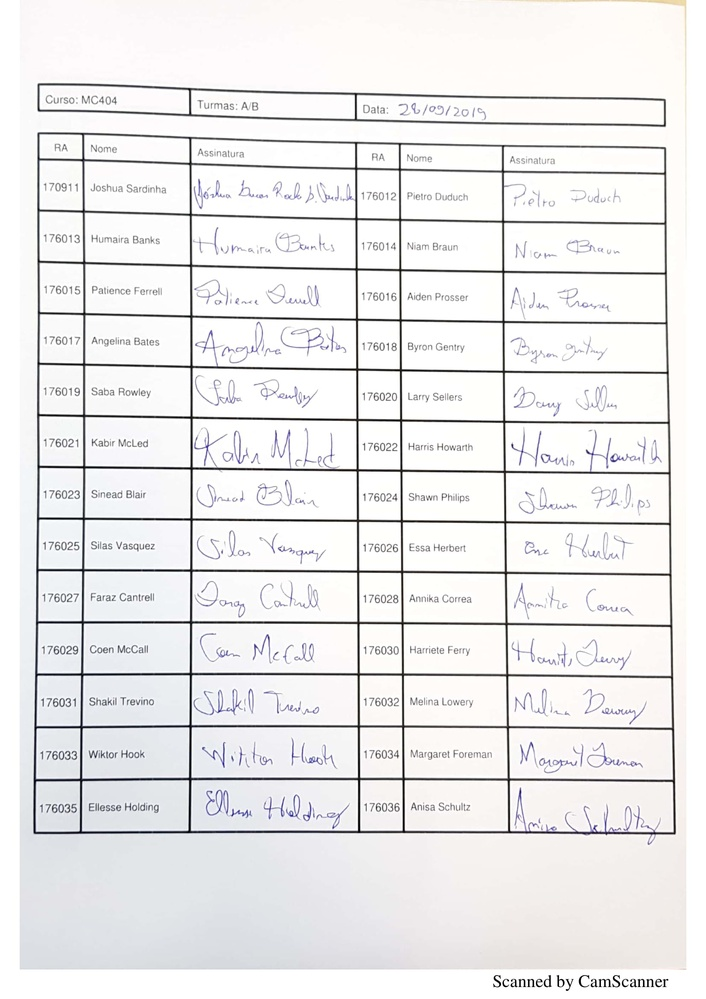
#> input picture bin/Sample1.jpg, 706 x 999 px, shrunk from 1653 x 2339 before the run
$ python -i extract_table_cells.py   (imports and definitions only)
#> lines starting #> are read from the running program, lines starting #| are printed output that depends on the picture; after the words box and inside, x2 and y2 are one past the last pixel; in counts of white or black regions, pixels touching at a corner belong together
#!/usr/bin/env python3
# ---------------------------------------------------------------------------- #
#
#  Copyright (c) 2019 Edson Borin <edson@ic.unicamp.br>
#
#  This file is part of the signing-sheets-tools toolset.
#
#  The signing-sheets-tools toolset is free software: you can redistribute
#  it and/or modify it under the terms of the GNU General Public
#  License 3, as published by the Free Software Foundation.
#
#  The signing-sheets-tools toolset is distributed in the hope that
#  it will be useful, but WITHOUT ANY WARRANTY; without even the
#  implied warranty of MERCHANTABILITY or FITNESS FOR A PARTICULAR
#  PURPOSE.  See the GNU General Public License for more details.
#
#  You should have received a copy of the GNU General Public License
#  along with the signing-sheets-tools toolset.
#  If not, see <https://www.gnu.org/licenses/>.
#
# ---------------------------------------------------------------------------- #

import argparse
import cv2
import os
import numpy as np

def extract(image, boxedImage=False, boxesTemplate=None, outputDir="./cells/", minWidth=15, maxWidth=1000, minHeight=15,
    maxHeight=1000, widenFactor=0, norm1=False):

        #Check output dir
#> called with image = 'Sample1.jpg', boxedImage = False, outputDir = './cells/', minWidth = 15, maxWidth = 1000, minHeight = 15, maxHeight = 1000, widenFactor = 0
        output_dir = outputDir
        if output_dir[-1] != "/": output_dir += "/"
        if not os.path.exists(output_dir):
                print("Output dir \""+output_dir+"\"does not exist. Creating it.")
                try:
                        os.mkdir(output_dir)
                except:
                        print("Error when trying to create output dir \""+output_dir+"\". Giving up.")
                        exit(1)

        print("Loading image from file ", image)
        img = cv2.imread(image)
#> img is the input picture: shape (999, 706, 3); mean B, G, R 235.5, 235.2, 235.9

        if norm1:
                print("Normalizing image...")
                img = normalize_img(img)
                cv2.imwrite("NormalizedTable.jpg", img)

        print("Extracting table cells...")
        cells = extract_table_cells(img,boxesTemplate)

        print("Filtering out cells, grouping them by row, and sorting from left to right...")
        non_small_cells = filter_out_cells(cells, int(minWidth), int(minHeight), \
                                           int(maxWidth), int(maxHeight), \
                                           int(widenFactor))

        if boxedImage:
                print("Generating boxed image. File:", boxedImage)
                boxed_img = img.copy()
                for x,y,w,h in non_small_cells:
                        cv2.rectangle(boxed_img, (x,y), (x+w,y+h), (255,0,0), 2)
                        cv2.line(boxed_img, (x,y), (x+w,y+h), (0,0,255), 2)
                        cv2.line(boxed_img, (x,y+h), (x+w,y), (0,0,255), 2)
                cv2.imwrite(boxedImage, boxed_img)

        print("Group cells by row and sort by column order...")
        sorted_cells = group_by_row_and_sort_by_column(non_small_cells)

        print("Extracting cell images and output do directory:"+outputDir)
        image_basename=image.replace('/','_')
        row = 0
        stats = {} # Map number of cols => Number of rows
        for k, l in sorted_cells.items():
                row += 1
                col = 0
                for x,y,w,h in l:
                        col += 1
                        new_img = img[y:y+h, x:x+w]
                        new_img = removeMargins(new_img)
                        generate_img(row,col,new_img,output_dir,image_basename)
                if col in stats: stats[col] += 1
                else: stats[col] = 1
                if col != 6: print("Warning: row",row,"has",col,"columns")
        print("Stats")
        for k, v in stats.items():
                print(v,"row(s) with",k,"column(s).")

# [9 lines left out: function str2bool, not called in this run]

def extract_table_cells(img,boxes_template_fn):
        # Thresholding the image
        (thresh, img_bin) = cv2.threshold(img, 128, 255,cv2.THRESH_BINARY, cv2.THRESH_OTSU)
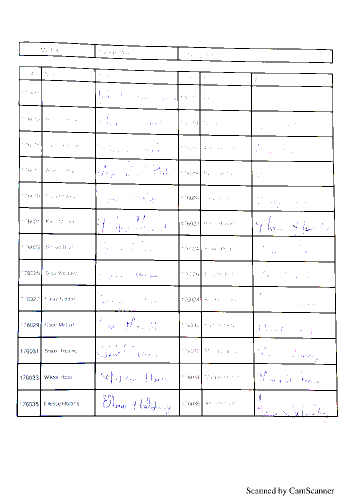
#> img_bin: shape (999, 706, 3) (shown at 1/2 size); mean B, G, R 244, 243.6, 243.7
#> thresh = 128
        # Invert the image
        img_bin = 255-img_bin

        # Defining a kernel length
        hori_kernel_length = np.array(img).shape[1]//100
        vert_kernel_length = np.array(img).shape[0]//100
        print("image shape =", np.array(img).shape)
#| image shape = (999, 706, 3)
        print("Hori kernel length = {}, Vert kernel length = {}".format(hori_kernel_length, vert_kernel_length))
#| Hori kernel length = 7, Vert kernel length = 9
        # A verticle kernel of (1 X kernel_length), which will detect all the verticle lines from the image.
        verticle_kernel = cv2.getStructuringElement(cv2.MORPH_RECT, (1, vert_kernel_length))
        # A horizontal kernel of (kernel_length X 1), which will help to detect all the horizontal line from the image.
        hori_kernel = cv2.getStructuringElement(cv2.MORPH_RECT, (hori_kernel_length, 1))
        # A kernel of (3 X 3) ones.
        kernel = cv2.getStructuringElement(cv2.MORPH_RECT, (3, 3))

        #img_temp11 = img_bin
        #img_temp11 = cv2.dilate(img_temp11, verticle_kernel, iterations=1)
        #img_temp11 = cv2.erode(img_temp11, verticle_kernel, iterations=1)
        img_temp1 = cv2.erode(img_bin, verticle_kernel, iterations=3)
        vertical_lines_img = cv2.dilate(img_temp1, verticle_kernel, iterations=3)
        vertical_lines_img = cv2.dilate(vertical_lines_img, np.ones((3,3), np.uint8))
        # Morphological operation to detect horizontal lines from an image
        img_temp2 = cv2.erode(img_bin, hori_kernel, iterations=3)
        horizontal_lines_img = cv2.dilate(img_temp2, hori_kernel, iterations=3)
        horizontal_lines_img = cv2.dilate(horizontal_lines_img, np.ones((3,3), np.uint8))
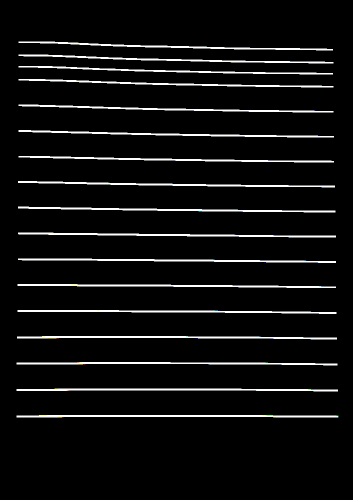
#> horizontal_lines_img: shape (999, 706, 3) (shown at 1/2 size); mean B, G, R 14.9, 14.9, 14.9

        # Clear headline
        gray_vertical_lines = cv2.cvtColor(vertical_lines_img, cv2.COLOR_RGB2GRAY)
        gray_horizontal_lines = cv2.cvtColor(horizontal_lines_img, cv2.COLOR_RGB2GRAY)
        vertical_contours, tmp_hierarchy = cv2.findContours(gray_vertical_lines, cv2.RETR_TREE, cv2.CHAIN_APPROX_SIMPLE)
#> vertical_contours = 11 contours; largest, box (x1, y1, x2, y2) and area: (79, 132, 86, 835) 2051, (188, 136, 194, 834) 2012, (354, 141, 361, 834) 1984, (398, 142, 406, 834) 1973, (501, 144, 511, 834) 1940; tmp_hierarchy = [[1, -1, -1, -1], [2, 0, -1, -1], [3, 1, -1, -1], [4, 2, -1, -1], [5, 3, -1, -1], [6, 4, -1, -1], [7, 5, -1, -1], [8, 6, -1, -1], [9, 7, -1, -1], [10, 8, -1, -1], [-1, 9, -1, -1]]
        horizontal_contours, tmp_hierarchy2 = cv2.findContours(gray_horizontal_lines, cv2.RETR_TREE, cv2.CHAIN_APPROX_SIMPLE)
#> horizontal_contours = 17 contours; largest, box (x1, y1, x2, y2) and area: (33, 830, 677, 835) 1978, (33, 777, 676, 783) 1923, (34, 672, 674, 679) 1904, (36, 465, 672, 475) 1896, (36, 517, 672, 526) 1864; tmp_hierarchy2 = 17 rows, first 6: [1, -1, -1, -1], [2, 0, -1, -1], [3, 1, -1, -1], [4, 2, -1, -1], [5, 3, -1, -1], [6, 4, -1, -1]
        top_most_position = img.shape[0]
        for cnt in vertical_contours:
            contour_top_most_y = tuple(cnt[cnt[:,:,1].argmin()][0])[1]
            if contour_top_most_y < top_most_position:
                top_most_position = contour_top_most_y
#> this loop made 11 passes
#> (cnt, contour_top_most_y, top_most_position) on passes 9 to 11: ([[354, 92], [354, 121], [357, 121], [357, 92]], 92, 92), ([[188, 87], [188, 116], [191, 116], [191, 87]], 87, 87), ([[37, 83], [37, 111], [39, 111], [39, 83]], 83, 83)
#> after the loop, top_most_position = 83
        for y in range(horizontal_lines_img.shape[1]):
            for x in range(0, top_most_position):
                for z in range(horizontal_lines_img.shape[2]):
                    horizontal_lines_img[x, y, z] = 0

        positions_matrix = []
        blank = np.zeros(img.shape)
        gray_horizontal_lines = cv2.cvtColor(horizontal_lines_img, cv2.COLOR_RGB2GRAY)
        horizontal_edged = cv2.Canny(gray_horizontal_lines, 75, 200)
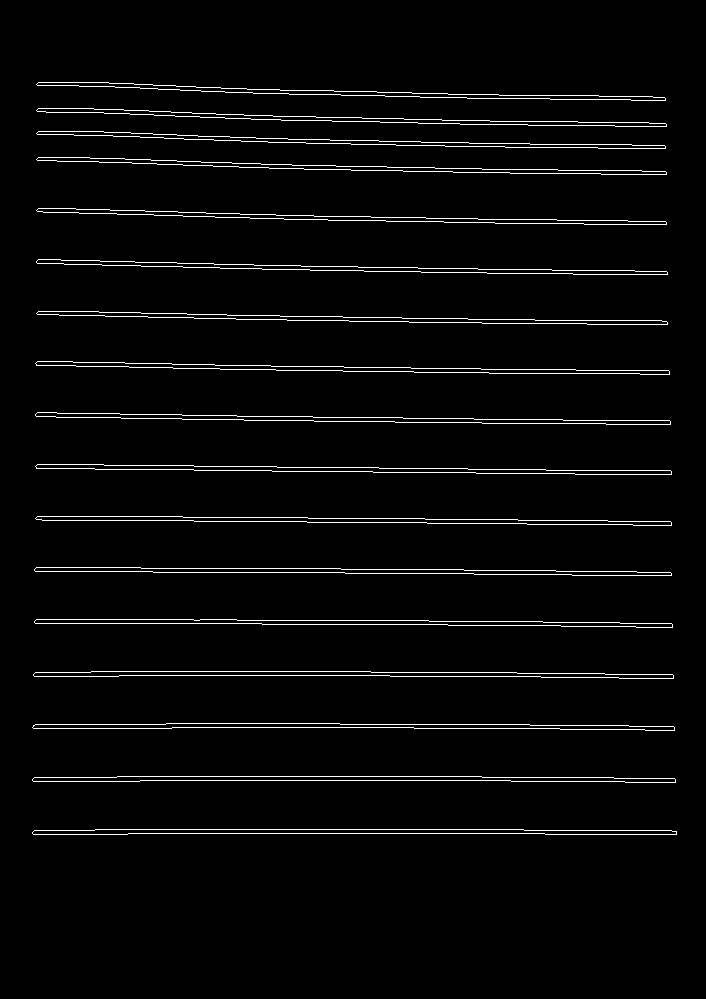
#> horizontal_edged: shape (999, 706); 3.1% white in thin lines or dots, all inside (x1, y1, x2, y2) = (32, 82, 677, 835)
        horizontal_contours, horizontal_hierarchy = cv2.findContours(horizontal_edged, cv2.RETR_TREE, cv2.CHAIN_APPROX_SIMPLE)
#> horizontal_contours = 34 contours; largest, box (x1, y1, x2, y2) and area: (32, 829, 677, 835) 2581, (32, 829, 677, 835) 2580, (32, 776, 676, 783) 2552, (32, 776, 676, 783) 2552, (33, 671, 674, 679) 2528; horizontal_hierarchy = 34 rows, first 6: [2, -1, 1, -1], [-1, -1, -1, 0], [4, 0, 3, -1], [-1, -1, -1, 2], [6, 2, 5, -1], [-1, -1, -1, 4]
        for cnt in horizontal_contours:
            cv2.drawContours(img, cnt, -1, (255, 0, 0), 1)
#> this loop made 34 passes
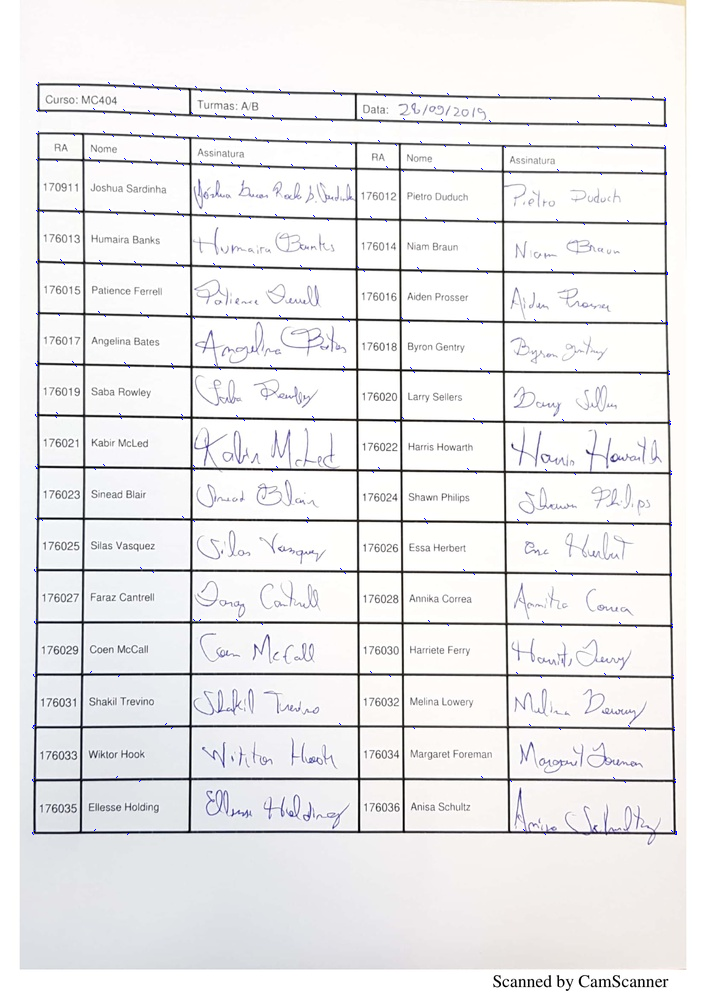
#> img: shape (999, 706, 3); 0.1% of pixels changed, all inside (x1, y1, x2, y2) = (32, 82, 677, 835)

        for cnt in horizontal_contours:
            position_vector = []


        img1 = cv2.drawContours(blank.copy(), vertical_contours, -1, (255, 255, 255), 3)
#> img1: shape (999, 706, 3) float64; 5.6% white; 11 white regions, largest, box (x1, y1, x2, y2) and area: (77, 130, 88, 837) 5589, (186, 134, 196, 836) 5522, (352, 139, 363, 836) 5472
        img2 = cv2.drawContours(blank.copy(), horizontal_contours, -1, (255, 255, 255), 3)
#> img2: shape (999, 706, 3) float64; 13.5% white; 17 white regions, largest, box (x1, y1, x2, y2) and area: (30, 827, 679, 837) 5824, (30, 774, 678, 785) 5790, (31, 669, 676, 681) 5751

        intersection = np.logical_and(img1, img2)
#> intersection: shape (999, 706, 3) bool; 1% white; 113 white regions
        # Weighting parameters, this will decide the quantity of an image to be added to make a new image.
        alpha = 0.5
        beta = 1.0 - alpha
        # This function helps to add two image with specific weight parameter to get a third image as summation of two image.
        img_final_bin = cv2.addWeighted(vertical_lines_img, alpha, horizontal_lines_img, beta, 0.0)

        img_final_bin = cv2.erode(~img_final_bin, kernel, iterations=2)
        (thresh, img_final_bin) = cv2.threshold(img_final_bin, 128,255, cv2.THRESH_BINARY, cv2.THRESH_OTSU)
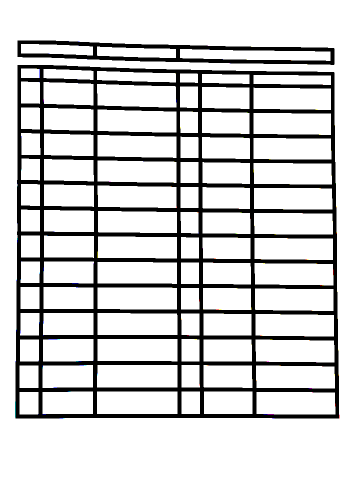
#> img_final_bin: shape (999, 706, 3) (shown at 1/2 size); mean B, G, R 212.4, 212.4, 212.4

        if boxes_template_fn:
                cv2.imwrite(boxes_template_fn, img_final_bin)

        # Find contours for image, which will detect all the boxes
        img_final_bin = cv2.cvtColor(img_final_bin, cv2.COLOR_RGB2GRAY)
#> img_final_bin: shape (999, 706)
        contours, hierarchy = cv2.findContours(img_final_bin, cv2.RETR_TREE, cv2.CHAIN_APPROX_SIMPLE)
#> contours = 90 contours; largest, box (x1, y1, x2, y2) and area: (0, 0, 706, 999) 703590, (30, 129, 679, 838) 448154, (34, 80, 670, 131) 22188, (194, 783, 355, 828) 7040, (194, 730, 355, 775) 7024

        # Format boxes as tuples of (x,y,w,h), where x,y is the position of
        # the top-left corner, w = width and h = height
        cells = []
        for c in contours:
                # Returns the location and width,height for every contour
                x, y, w, h = cv2.boundingRect(c)
                cells.append((x, y, w, h))
#> this loop made 90 passes
#> (x, y, w, h) on passes 2, 3, 8, 9, 11, 12, 13, 14: (30, 129, 649, 709), (513, 784, 158, 45), (85, 783, 101, 46), (512, 731, 158, 46), (407, 730, 98, 46), (363, 730, 37, 45), (194, 730, 161, 45), (85, 730, 101, 46)
#> after the loop, cells = 90 items, first 6: (0, 0, 706, 999), (30, 129, 649, 709), (513, 784, 158, 45), (39, 784, 38, 45), (408, 783, 97, 45), (363, 783, 37, 45)
#> the loop in filter_out_cells, `for x,y,w,h in cells:` made 90 passes
#> after the loop in filter_out_cells, `for x,y,w,h in cells:`: filtered_list has the same summary as cells in extract_table_cells
#> in extract, `non_small_cells = filter_out_cells(cells, int(minWidth), int(minHeight..`: non_small_cells has the same summary as cells in extract_table_cells
        return cells

def search_row_set(rs,yi,hi):
    m1 = yi + hi/2
    for k, v in rs.items():
        l = v[-1]
        x, y, h = l[0], l[1], l[3]
        m2 = y + h/2
        if m1 >= y-h/2 and m1 <= y+(3*h/4): #and xi > x:
            return k
        #y, h = k
        #if m >= y and m <= y+h:
        #    return k
    return None

def group_by_row_and_sort_by_column(cells):
    print("Number of cells: ", len(cells))
#| Number of cells:  90
    # Sort by y (tup[1])
    cells.sort(key=lambda tup: tup[1])
    row_sets = {}
    for x,y,w,h in cells:
            # Filter out small cells
            k = search_row_set(row_sets,y,h)
            if k == None:
                    row_sets[(y,h)] = [(x,y,w,h)]
            else:
                    row_sets[k].append((x,y,w,h))
#> this loop made 90 passes
#> (x, y, w, h, m1 in search_row_set, k) on passes 2, 3, 4, 5, 7, 8, 9, 10: (34, 80, 636, 51, 105.5, (0, 999)), (42, 88, 144, 23, 99.5, (0, 999)), (194, 93, 158, 23, 104.5, (0, 999)), (360, 98, 301, 24, 110, (0, 999)), (42, 137, 38, 19, 146.5, (129, 709)), (87, 138, 100, 22, 149, (129, 709)), (194, 142, 158, 23, 153.5, (129, 709)), (360, 147, 36, 19, 156.5, (129, 709))
#> after the loop, row_sets = 15 items

    #Sort sets by x
    for k, v in row_sets.items():
            v.sort(key=lambda tup: tup[0])
#> this loop made 15 passes
#> k on passes 1 to 8: (0, 999), (129, 709), (163, 45), (215, 44), (266, 44), (317, 44), (368, 44), (419, 44)

    return row_sets

def filter_out_cells(cells, min_w, min_h, max_w, max_h, wf):
        filtered_list = []
        for x,y,w,h in cells:
                # Filter out small cells
                if (w >= min_w and h >= min_h and w <= max_w and h <= max_h):
                        filtered_list.append((x-wf,y-wf,w+2*wf,h+2*wf))
        return filtered_list

def generate_img(row,col,img,base_dir,image):
        #TODO: Verificar se o diretório base_dir/image..../ existe (tem situações onde a string image possui nome de diretórios)
        #print("Generating img file:",base_dir+image[:-4]+"-cell-"+"{0:0=2d}-".format(row)+"{0:0=2d}".format(col)+'.png')
        cv2.imwrite(base_dir+image[:-4]+"-cell-"+"{0:0=2d}-".format(row)+"{0:0=2d}".format(col)+'.png', img)

def removeMargins(image):
    horizontalKernel = np.uint8(np.array([[0,0,0],[1,1,1],[0,0,0]]))

    gray = cv2.cvtColor(image, cv2.COLOR_BGR2GRAY)
    gray = (255 - gray)

    eroded = cv2.erode(gray, horizontalKernel, iterations=20)
    restored = cv2.dilate(eroded, horizontalKernel, iterations=20)

    cleansed = gray - restored

    return (255 - cleansed)

try:
        import imutils

        # [37 lines left out: functions stretch_img, normalize_img, not called in this run]

except:
        # [4 lines left out: function normalize_img, not called in this run]

>>> result = extract('Sample1.jpg')
#> the loop in extract, `for k, l in sorted_cells.items():` made 15 passes
#> (printed output is left out)
#> pass 1, in removeMargins, `restored = cv2.dilate(eroded, horizontalKernel, iterations=20)`:
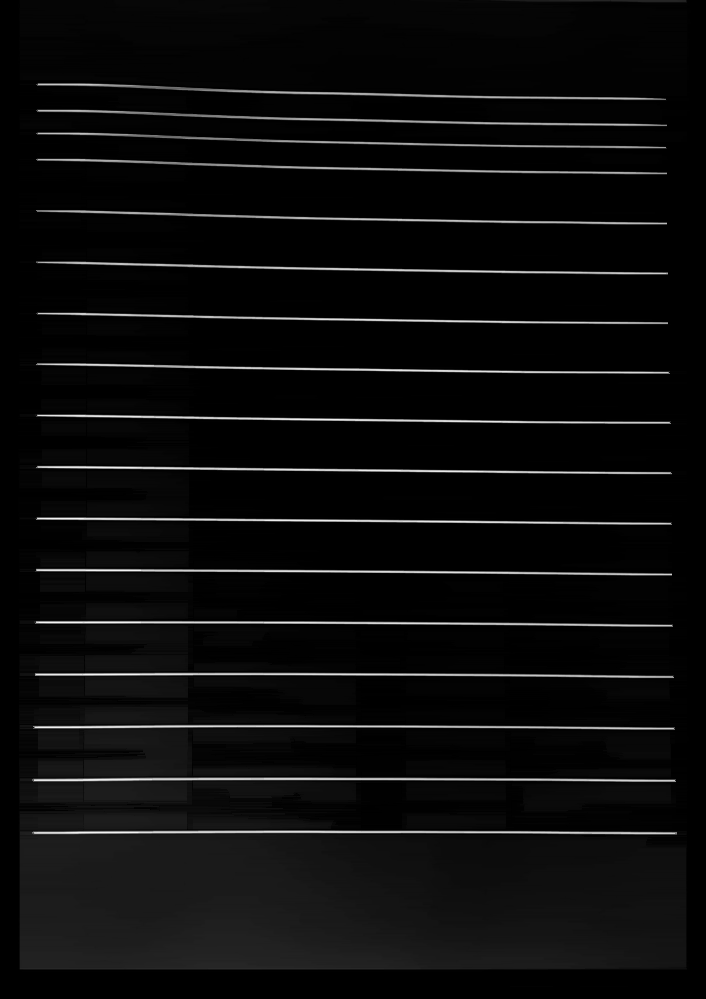
#> restored: shape (999, 706); min 0, max 246, mean 11.4
#> after the loop in extract, `for k, l in sorted_cells.items():`: row = 15; stats = {5: 1, 7: 1, 6: 13}
#> the loop in extract, `for k, v in stats.items():` made 3 passes
#> (k, v) on passes 1 to 3: (5, 1), (7, 1), (6, 13)
#> (printed output is left out)
